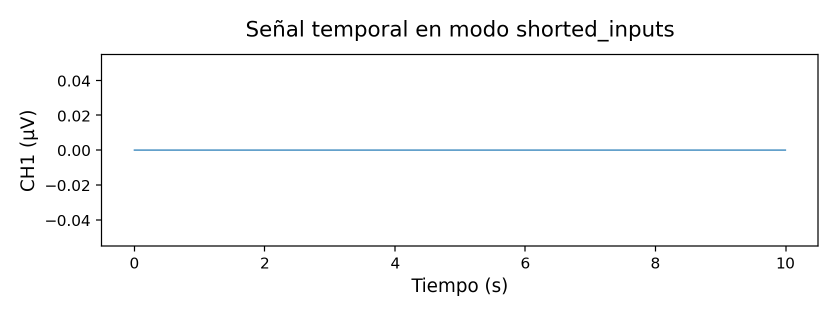
#> input picture TFG_EEG_MIDI/images/validacion/fig_01_shorted_inputs_timeseries.png, 1675 x 631 px (shown at 1/2 size)
$ python build_validation_composites.py
#> lines starting #> are read from the running program, lines starting #| are printed output that depends on the picture
from __future__ import annotations

from pathlib import Path
from PIL import Image, ImageDraw, ImageFont

BASE = Path(__file__).resolve().parent


def _font(size: int = 34):
    candidates = [
        "/usr/share/fonts/truetype/dejavu/DejaVuSans-Bold.ttf",
        "C:/Windows/Fonts/arialbd.ttf",
        "/System/Library/Fonts/Supplemental/Arial Bold.ttf",
    ]
    for item in candidates:
        try:
            return ImageFont.truetype(item, size)
        except Exception:
            pass
    return ImageFont.load_default()


def _open_rgb(filename: str) -> Image.Image:
#> called with filename = 'fig_01_shorted_inputs_timeseries.png'
    path = BASE / filename
    if not path.exists():
        raise FileNotFoundError(f"Falta la figura fuente: {path}")
    return Image.open(path).convert("RGB")


def _resize_w(im: Image.Image, width: int) -> Image.Image:
#> called with width = 1300
    if im.width == width:
        return im
    return im.resize((width, int(im.height * width / im.width)), Image.LANCZOS)
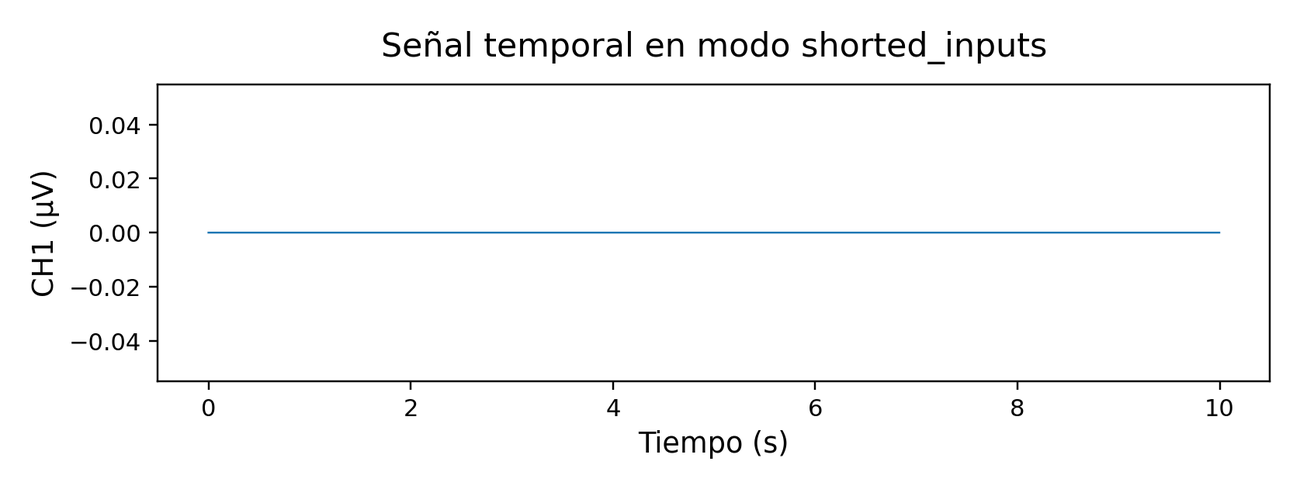
#> returned value: PIL image 1300x489 RGB; mean R, G, B 249, 249.3, 249.5


def standalone(source: str, target: str, width: int = 1300) -> None:
    im = _resize_w(_open_rgb(source), width)
    im.save(BASE / target, quality=84, optimize=True, progressive=True)
    print(f"OK {target}")


def grid(files: list[str], labels: list[str], target: str, cols: int = 2, cellw: int = 900) -> None:
    font = _font()
    margin = 35
    label_h = 44
    ims = [_resize_w(_open_rgb(f), cellw) for f in files]
    rows = (len(ims) + cols - 1) // cols
    cellh = max(im.height for im in ims) + label_h
    canvas = Image.new("RGB", (cols * cellw + (cols + 1) * margin, rows * cellh + (rows + 1) * margin), "white")
    draw = ImageDraw.Draw(canvas)

    for i, im in enumerate(ims):
        row = i // cols
        col = i % cols
        x = margin + col * (cellw + margin)
        y = margin + row * (cellh + margin)
        draw.text((x, y), labels[i], fill=(0, 0, 0), font=font)
        canvas.paste(im, (x, y + label_h))

    canvas.save(BASE / target, quality=84, optimize=True, progressive=True)
    print(f"OK {target}")


def main() -> None:
    standalone("fig_01_shorted_inputs_timeseries.png", "val_shorted_inputs_timeseries.jpg")
    standalone("fig_02_mounting_quality_score.png", "val_mounting_quality_score.jpg")
#> call 2 of _open_rgb, with filename = 'fig_02_mounting_quality_score.png'
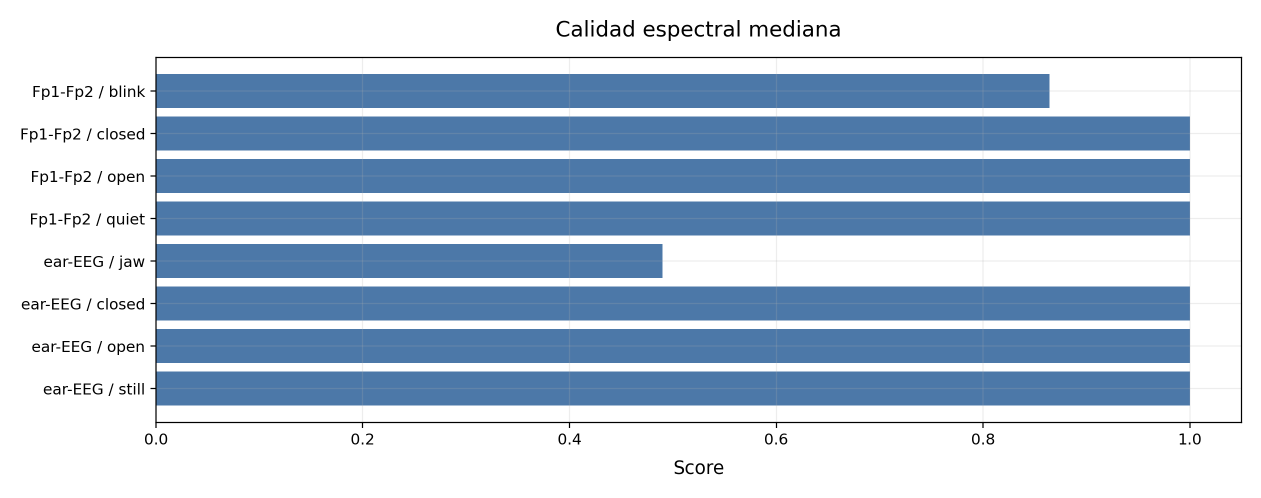
#> input picture TFG_EEG_MIDI/images/validacion/fig_02_mounting_quality_score.png, 2522 x 996 px (shown at 1/2 size)
#> call 2 of _resize_w, with width = 1300
#> in _resize_w (call 2), `return im.resize((width, int(im.height * width / im.width)), Image.LAN..`:
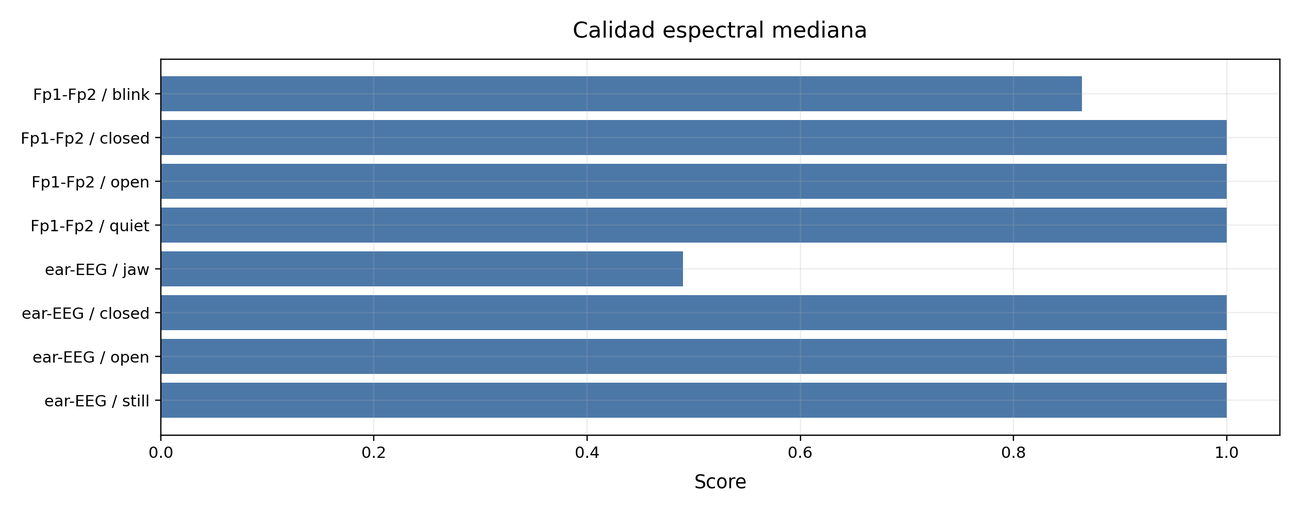
#> returned value: PIL image 1300x513 RGB; mean R, G, B 178, 196, 215.6
    standalone("fig_11_quality_state_distribution.png", "val_quality_state_distribution.jpg")
#> call 3 of _open_rgb, with filename = 'fig_11_quality_state_distribution.png'
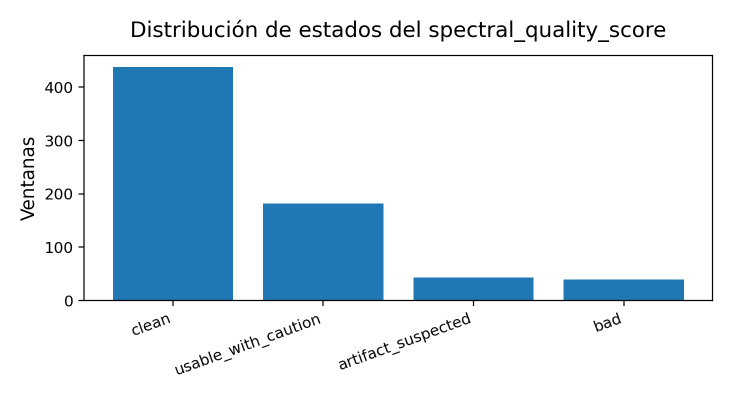
#> input picture TFG_EEG_MIDI/images/validacion/fig_11_quality_state_distribution.png, 1464 x 796 px (shown at 1/2 size)
#> call 3 of _resize_w, with width = 1300
#> in _resize_w (call 3), `return im.resize((width, int(im.height * width / im.width)), Image.LAN..`:
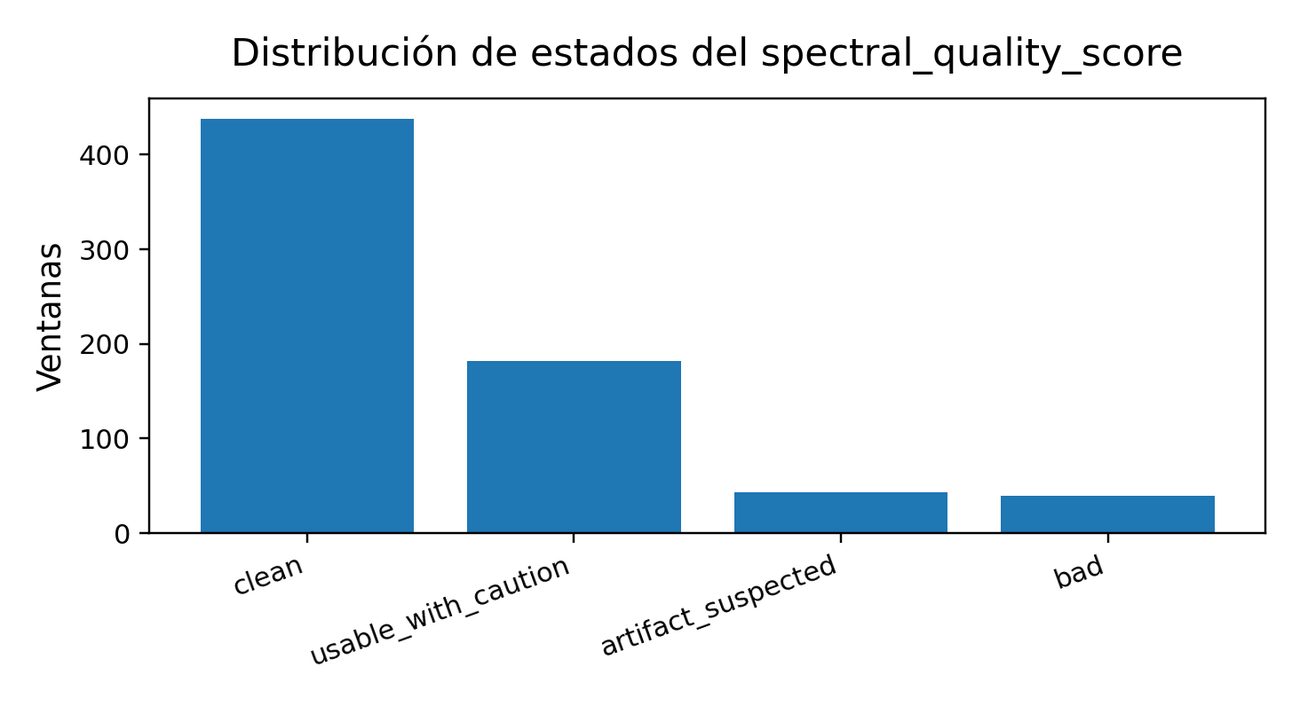
#> returned value: PIL image 1300x706 RGB; mean R, G, B 215.1, 228.6, 237.9
    standalone("fig_04_spectrogram_with_state_bar.png", "val_spectrogram_state_bar.jpg")
    standalone("fig_08_windowed_bandpowers.png", "val_windowed_bandpowers.jpg")

    grid(
        [
            "fig_02_mounting_rms_comparison.png",
            "fig_02_mounting_ptp_comparison.png",
            "fig_02_mounting_50hz_comparison.png",
            "fig_02_mounting_artifact_fraction.png",
        ],
        ["(a) RMS mediano", "(b) Amplitud pico a pico", "(c) Componente de 50 Hz", "(d) Fracción de artefactos"],
        "val_mounting_metrics_grid.jpg",
    )

    grid(
        ["fig_00_final_capture_rms_timeline.png", "fig_00_final_capture_quality_timeline.png"],
        ["(a) RMS por ventanas", "(b) Índice de calidad por ventanas"],
        "val_quality_timeline_grid.jpg",
    )

    grid(
        [
            "fig_03_state_ojos_abiertos_reposo_timeseries.png",
            "fig_03_state_recuperacion_1_timeseries.png",
            "fig_03_state_mandibula_timeseries.png",
            "fig_03_state_parpadeo_frente_timeseries.png",
        ],
        ["(a) Ojos abiertos / reposo", "(b) Recuperación 1", "(c) Mandíbula", "(d) Parpadeo / frente"],
        "val_state_timeseries_grid.jpg",
    )

    grid(
        ["fig_03_state_ojos_cerrados_reposo_1_timeseries.png", "fig_03_state_ojos_cerrados_reposo_2_timeseries.png"],
        ["(a) Ojos cerrados / reposo 1", "(b) Ojos cerrados / reposo 2"],
        "val_eyes_closed_timeseries_grid.jpg",
    )

    grid(
        [
            "fig_03_state_ojos_abiertos_reposo_psd.png",
            "fig_03_state_recuperacion_1_psd.png",
            "fig_03_state_mandibula_psd.png",
            "fig_03_state_parpadeo_frente_psd.png",
        ],
        ["(a) Ojos abiertos / reposo", "(b) Recuperación 1", "(c) Mandíbula", "(d) Parpadeo / frente"],
        "val_state_psd_grid.jpg",
    )

    grid(
        ["fig_03_state_ojos_cerrados_reposo_1_psd.png", "fig_03_state_ojos_cerrados_reposo_2_psd.png"],
        ["(a) Ojos cerrados / reposo 1", "(b) Ojos cerrados / reposo 2"],
        "val_eyes_closed_psd_grid.jpg",
    )

    grid(
        ["fig_04_periodogram_by_state.png", "fig_04_multitaper_psd_by_state.png"],
        ["(a) Periodograma por estado", "(b) PSD multitaper por estado"],
        "val_periodogram_multitaper_global_grid.jpg",
    )

    grid(
        ["fig_07_eyes_open_vs_closed_alpha.png", "fig_05_alpha_beta_ratio_comparison.png"],
        ["(a) Alpha ojos abiertos/cerrados", "(b) Relación alpha/beta"],
        "val_alpha_alpha_beta_grid.jpg",
        cellw=850,
    )

    grid(
        ["fig_05_relative_bandpowers_by_mounting.png", "fig_05_feature_robustness_heatmap.png"],
        ["(a) Potencias relativas por montaje", "(b) Robustez de características"],
        "val_bands_robustness_grid.jpg",
        cellw=850,
    )


if __name__ == "__main__":
#> (the run stopped early here; a loop or call above may not have finished)
